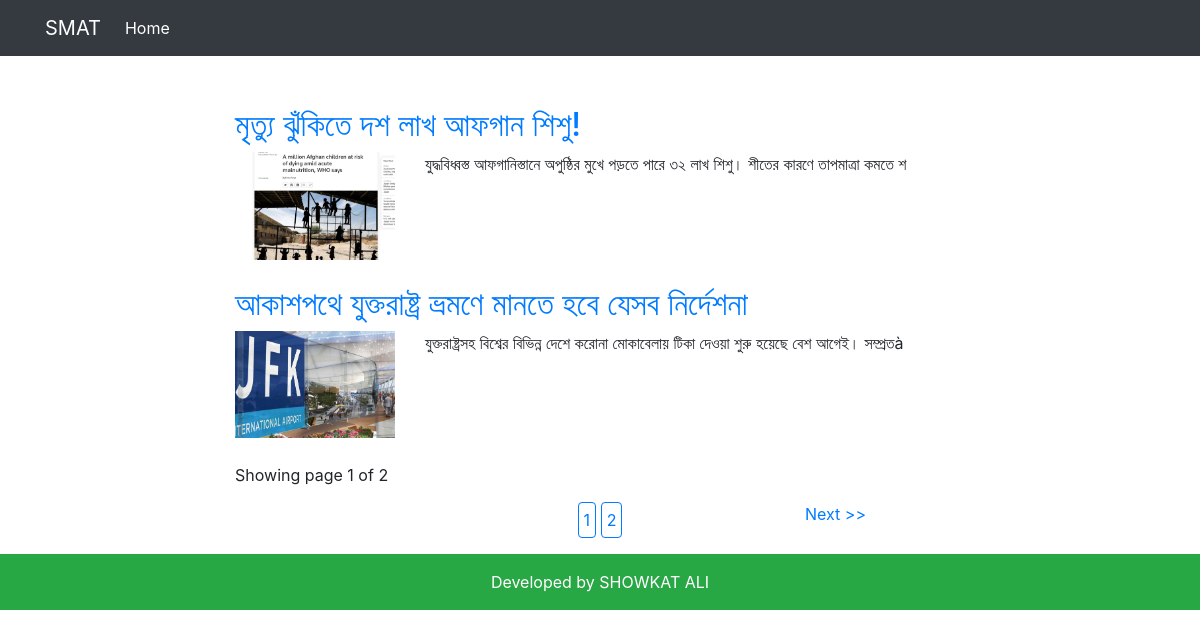
The page / on the database its author committed.
### tables this page shows
CREATE TABLE `post` (
  `id` int(11) NOT NULL,
  `category_id` int(100) NOT NULL,
  `title` varchar(100) NOT NULL,
  `description` text NOT NULL,
  `image` varchar(100) NOT NULL,
  `date` date NOT NULL
);

### index.php (the view, shortened to what this page needs)
<?php
include("include/header.php");
$conn = connectDB();
$sql = "SELECT count(id) as total FROM post";
$result =  mysqli_query($conn, $sql);
$data = mysqli_fetch_assoc($result);
$skip =0;
$take = 2;
$page = 1;
$totalPage = $data['total'] / $take;
$sql = "SELECT * FROM post
        ORDER BY id DESC
        LIMIT $skip,$take";
$result = mysqli_query($conn, $sql);
?>
<div class="main-contant">
    <div class="container">
        <div class="row clearfix">
            <div class="col-md-2">
            </div>
            <div class="col-md-8">
                <?php while($row = mysqli_fetch_assoc($result)) { ?>
                    <div class="single-post">
                    <h2>
                        <a href="<?php echo $url; ?>single.php?id=<?php echo $row['id']; ?>">
                        <?php echo $row['title']?>
                        </a>
                    </h2>
                        <div class="row">
                            <div class="col-md-3">
                            <a href="<?php echo $url; ?>single.php?id=<?php echo $row['id']; ?>">
                                <img src="admin/<?php echo $row['image']?>">
                            </a>
                            </div>
                            <div class="col-md-9">
                                 <p> <?php echo substr($row['description'], 0, 250); ?></p>
                            </div>
                        </div>
                    </div>
                <?php }?>
                <div style="margin-bottom: 15px; ">
                     Showing page <?php echo $page; ?> of <?php echo $totalPage; ?>
                </div>
                <div class="row clearfix">
                    <div class="col-md-3">
                    </div>
                        <div class="col-md-6">
                            <div class="text-center">
                            <?php for($i = 1; $i <= $totalPage; $i++){?>
                                <a href="<?php echo $url ?>index.php?page=<?php echo $i ?>" class="pagination">
                                <?php echo $i; ?>
                                </a>
                            <?php }?>
                            </div>
                        </div>
                     <div class="col-md-3">
                         <?php if($totalPage > $page): ?>
                        <a href="<?php echo $url ?>index.php?page=<?php echo $page + 1 ?>">Next >></a>
                        <?php endif ?>
                    </div>
                </div>
            </div>
        </div>
    </div>
</div>
<?php include("include/footer.php");?>

### admin/assets/css/style.css (style rules this page uses)
.main-contant { margin-top: 50px;; }
.single-post { margin-bottom:25px; }
.single-post img { width: 100%; }
.pagination { padding: 5px; display: inline-block; border: 1px solid; }

### rows shown on the page
post: title "মৃত্যু ঝুঁকিতে দশ লাখ আফগান শিশু!", image (picture), description "যুদ্ধবিধ্বস্ত আফগানিস্তানে অপুষ্ঠির মুখে পড়তে পারে ৩২ লাখ শিশু। শীতের কারণে তাপমাত্রা কমতে শ"
post: title "আকাশপথে যুক্তরাষ্ট্র ভ্রমণে মানতে হবে যেসব নির্দেশনা", image (picture), description "যুক্তরাষ্ট্রসহ বিশ্বের বিভিন্ন দেশে করোনা মোকাবেলায় টিকা দেওয়া শুরু হয়েছে বেশ আগেই। সম্প্রতà"

### other values the page prints
$page "1"
$totalPage "2"
